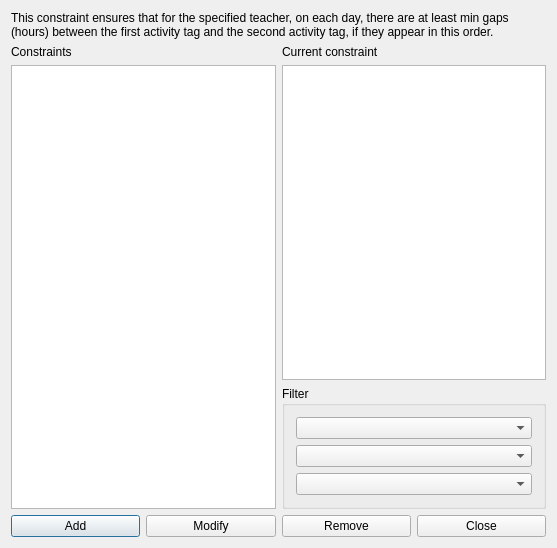
<?xml version="1.0" encoding="UTF-8"?>
<ui version="4.0">
 <class>ConstraintTeacherMinGapsBetweenOrderedPairOfActivityTagsForm_template</class>
 <widget class="QDialog" name="ConstraintTeacherMinGapsBetweenOrderedPairOfActivityTagsForm_template">
  <property name="geometry">
   <rect>
    <x>0</x>
    <y>0</y>
    <width>557</width>
    <height>548</height>
   </rect>
  </property>
  <property name="windowTitle">
   <string extracomment="This is the title of the dialog to see the list of all constraints of this type">Constraints teacher min gaps between ordered pair of activity tags</string>
  </property>
  <layout class="QGridLayout" name="gridLayout_2">
   <item row="0" column="0" colspan="2">
    <widget class="QLabel" name="textLabel1">
     <property name="sizePolicy">
      <sizepolicy hsizetype="Minimum" vsizetype="Minimum">
       <horstretch>0</horstretch>
       <verstretch>0</verstretch>
      </sizepolicy>
     </property>
     <property name="text">
      <string>This constraint ensures that for the specified teacher, on each day, there are at least min gaps (hours) between the first activity tag and the second activity tag, if they appear in this order.</string>
     </property>
     <property name="wordWrap">
      <bool>true</bool>
     </property>
    </widget>
   </item>
   <item row="1" column="1">
    <layout class="QVBoxLayout" name="verticalLayout_2">
     <item>
      <widget class="QLabel" name="currentConstraintTextLabel">
       <property name="text">
        <string>Current constraint</string>
       </property>
       <property name="wordWrap">
        <bool>false</bool>
       </property>
      </widget>
     </item>
     <item>
      <widget class="QPlainTextEdit" name="currentConstraintTextEdit"/>
     </item>
    </layout>
   </item>
   <item row="2" column="1">
    <widget class="QGroupBox" name="filterGroupBox">
     <property name="title">
      <string>Filter</string>
     </property>
     <layout class="QGridLayout" name="gridLayout">
      <item row="0" column="0">
       <widget class="QComboBox" name="teacherComboBox"/>
      </item>
      <item row="1" column="0">
       <widget class="QComboBox" name="firstActivityTagComboBox"/>
      </item>
      <item row="2" column="0">
       <widget class="QComboBox" name="secondActivityTagComboBox"/>
      </item>
     </layout>
    </widget>
   </item>
   <item row="3" column="0" colspan="2">
    <layout class="QHBoxLayout" name="horizontalLayout">
     <item>
      <widget class="QPushButton" name="addConstraintPushButton">
       <property name="text">
        <string>Add</string>
       </property>
      </widget>
     </item>
     <item>
      <widget class="QPushButton" name="modifyConstraintPushButton">
       <property name="text">
        <string>Modify</string>
       </property>
      </widget>
     </item>
     <item>
      <widget class="QPushButton" name="removeConstraintPushButton">
       <property name="text">
        <string>Remove</string>
       </property>
      </widget>
     </item>
     <item>
      <widget class="QPushButton" name="closePushButton">
       <property name="text">
        <string>Close</string>
       </property>
      </widget>
     </item>
    </layout>
   </item>
   <item row="1" column="0" rowspan="2">
    <layout class="QVBoxLayout" name="verticalLayout">
     <item>
      <widget class="QLabel" name="constraintsTextLabel">
       <property name="frameShape">
        <enum>QFrame::NoFrame</enum>
       </property>
       <property name="frameShadow">
        <enum>QFrame::Plain</enum>
       </property>
       <property name="text">
        <string>Constraints</string>
       </property>
       <property name="wordWrap">
        <bool>false</bool>
       </property>
      </widget>
     </item>
     <item>
      <widget class="QListWidget" name="constraintsListWidget"/>
     </item>
    </layout>
   </item>
  </layout>
 </widget>
 <layoutdefault spacing="6" margin="11"/>
 <resources/>
 <connections/>
</ui>
